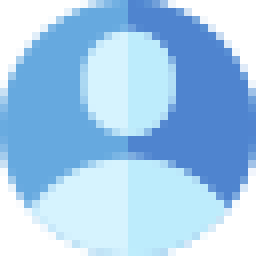
#> input picture compte_.png, 32 x 32 px, found by its file name (shown 8 times larger); its folder holds 6 pictures in this run; the run also reads 2 pictures not shown here
$ python -i parametre.py   (imports and definitions only)
#> lines starting #> are read from the running program, lines starting #| are printed output that depends on the picture
from tkinter import *
from PIL import ImageTk , Image
from tkinter import messagebox as ms
import tkinter as tk
from tkinter import ttk
from click import command
from numpy import place
from tkinter.ttk import Progressbar
import table
import sqlite3
from tkinter import messagebox
import admin_register
# import admin_register
import mode
import exploitants
import home_win_admin


comp=True
# [231 lines left out: function main_win, not called in this run]
# main_win()

>>> result = main_win()
#> in main_win, user_icon is the input picture: PIL image 32x32 RGBA; mean R, G, B, A 113.5, 156.4, 192.8, 202.7
#> in main_win, `resize_image = user_icon.resize((40,40))`:
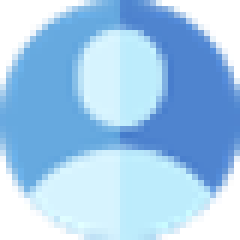
#> resize_image: PIL image 40x40 RGBA (shown 6 times larger); mean R, G, B, A 115.5, 159.2, 196.2, 202.5; transparent parts drawn white
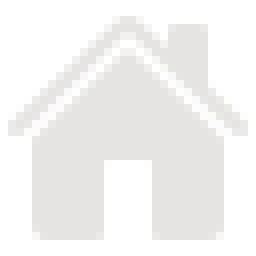
#> input picture maison_grey.png, 32 x 32 px, found by its file name (shown 8 times larger)
#> in main_win, lien_maison is the input picture: PIL image 32x32 RGBA; mean R, G, B, A 131, 130.5, 129.4, 120.2
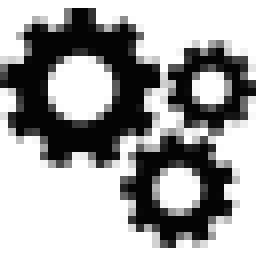
#> input picture parametre_noir.png, 32 x 32 px, found by its file name (shown 8 times larger)
#> in main_win, lien_maison is the input picture: PIL image 32x32 RGBA; mean R, G, B, A 1.8, 1.8, 2.3, 94.8
#> (the run stopped early here; a loop or call above may not have finished)
